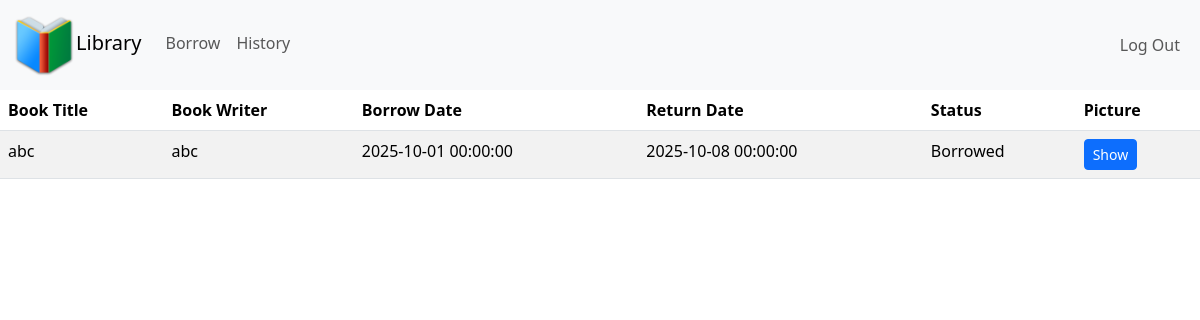
Page / (signed in) on the earlier database version.
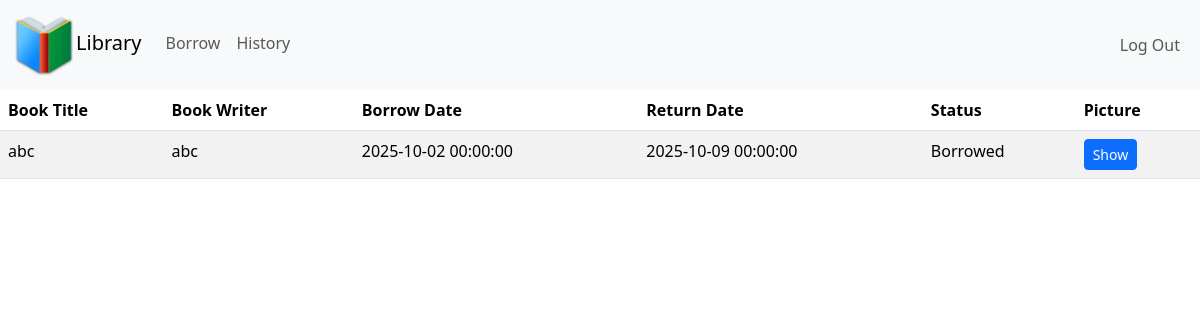
Same page on the later database version.
### models/borrow.py (models this page shows, shortened)
class Borrow(Base):
    __tablename__ = "borrow"
    borrow_id = Column("borrow_id", Integer, primary_key=True, autoincrement=True)
    student_id = Column("student_id", Integer, ForeignKey("students.id"), nullable=False)
    book_title = Column("book_title", String, nullable=False)
    book_writer = Column("book_writer", String, nullable=False)
    publication_year = Column("publication_year", Integer, nullable=False)
    borrow_date = Column("borrow_date", DateTime, nullable=False)
    return_date = Column("return_date", DateTime, nullable=False)
    image_path = Column("image_path", String, nullable=False)
    status = Column("status", String, nullable=False)
    user = relationship("Students", back_populates="borrow")

### app.py (the view)
@app.route("/")
@login_required
def index():
    books = db_session.query(Borrow.borrow_id ,Borrow.book_title, Borrow.book_writer, Borrow.publication_year,Borrow.borrow_date, Borrow.return_date, Borrow.status, Borrow.image_path).filter(
        Borrow.student_id == session["user_id"]
    ).all()
    books_info = []
    for book in books:
        books_info.append(book)
    return render_template("index.html", books=books, books_info=books_info)

### app.py (called while the page is built)
@app.after_request
def after_request(response):
    response.headers["Cache-Control"] = "no-cache, no-store, must-revalidate"
    response.headers["Expires"] = 0
    response.headers["Pragma"] = "no-cache"
    return response

### helpers.py (called while the page is built)
def login_required(f):
    @wraps(f)
    def decorated_function(*args, **kwargs):
        if session.get("user_id") is None:
            return redirect("/login")
        return f(*args, **kwargs)
    return decorated_function

### templates/index.html (shortened to what this page needs)
{% extends "layout.html" %}
{% block main %}
    <table class="table table-striped" style="width:100%">
        <thead>
            <tr>
                <th>Book Title</th>
                <th>Book Writer</th>
                <th>Borrow Date</th>
                <th>Return Date</th>
                <th>Status</th>
                <th>Picture</th>
            </tr>
        </thead>
        <tbody>
            {% for book in books %}
            {% if book.status == "Borrowed" %}
                <tr>
                    <td>{{ book.book_title }}</td>
                    <td>{{ book.book_writer }}</td>
                    <td>{{ book.borrow_date }}</td>
                    <td>{{ book.return_date }}</td>
                    <td>{{ book.status }}</td>
                    <td>
                        {% if book.image_path %}
                        <button type="button" class="btn btn-sm btn-primary" data-bs-toggle="modal" data-bs-target="#modal{{ book.borrow_id }}">
                            Show
                        </button>
                        {% else %}
                            <span class="text-muted">No Image</span>
                        {% endif %}
                    </td>
                </tr>
            {% endif %}
            {% endfor %}
        </tbody>
    </table>
{% endblock %}

Differences in the rows shown:
changed Borrow "abc": borrow_date "2025-10-01 00:00:00" → "2025-10-02 00:00:00"; return_date "2025-10-08 00:00:00" → "2025-10-09 00:00:00"
